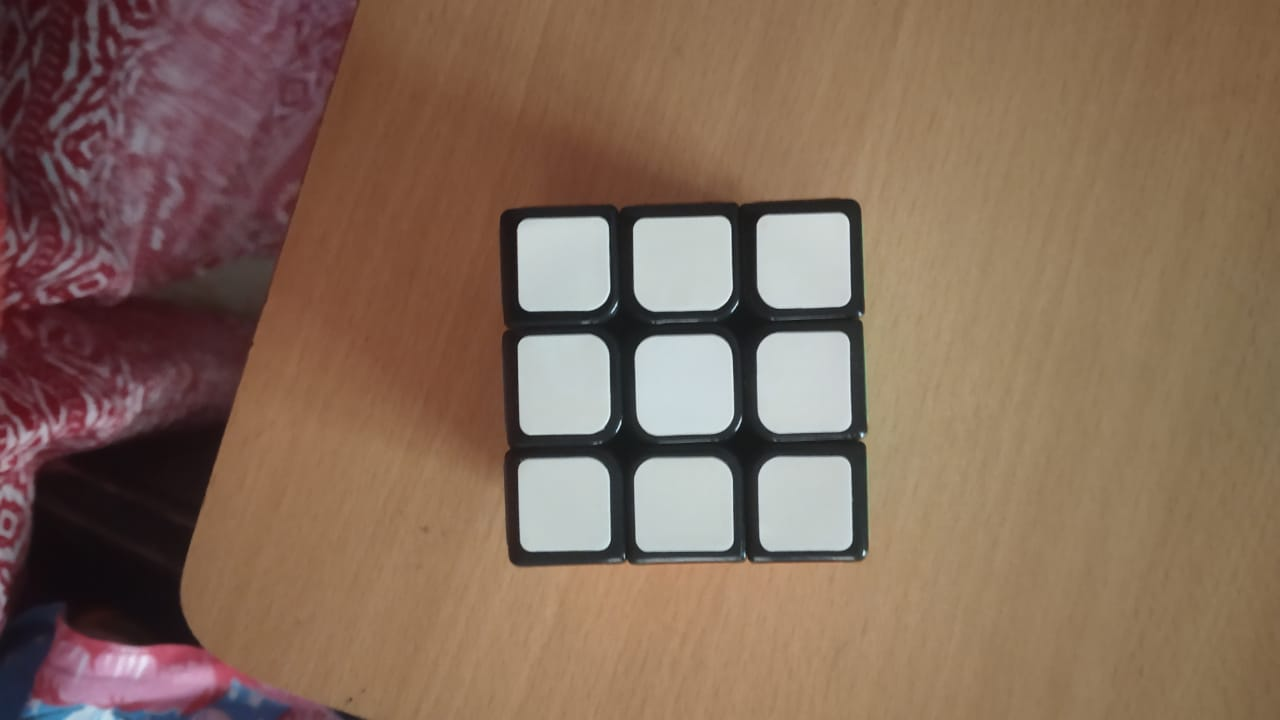
#> input picture images/image1.jpeg, 1280 x 720 px, found by its file name; the run also reads 2 pictures not shown here
$ jupyter execute --allow-errors cube_preprocess-v2.ipynb
#> lines starting #> are read from the running program, lines starting #| are printed output that depends on the picture; after the words box and inside, x2 and y2 are one past the last pixel; in counts of white or black regions, pixels touching at a corner belong together
[cell 1]
import cv2
import numpy as np
import matplotlib.pyplot as plt
import os

[cell 2]
#0:black 1:white 2:blue 3:red 4:orange 5:green 6:yellow
BLACK = (0,0,0)
WHITE = (255,255,255)
BLUE = (255,0,0)
RED = (0,0,255)
GREEN = (0,255,0)
YELLOW = (0,255,255)
ORANGE = (0,128,255)

[cell 3]
def imgshow(image):
    cv2.imshow("image",image)
    cv2.waitKey(0)
    cv2.destroyAllWindows()

def pltshow(image):
    image = cv2.cvtColor(image,cv2.COLOR_BGR2RGB)
    plt.imshow(image)

[cell 4]
def cropsquare(pts,image):
    temp = np.zeros((len(pts),2))
    for i in range(len(pts)):
        temp[i] = pts[i][0]
    pts = temp

    rect = np.zeros((4, 2), dtype = "float32")

    s = pts.sum(axis = 1)
    rect[0] = pts[np.argmin(s)]
    rect[2] = pts[np.argmax(s)]
    diff = np.diff(pts, axis = 1)
    rect[1] = pts[np.argmin(diff)]
    rect[3] = pts[np.argmax(diff)]

    tl,tr,br,bl = rect

    width1 = np.sqrt(((br[0]-bl[0])**2) + ((br[1]-bl[1])**2))
    width2 = np.sqrt(((tr[0]-tl[0])**2) + ((tr[1]-tl[1])**2))
    height1 = np.sqrt(((br[0]-tr[0])**2) + ((br[1]-tr[1])**2))
    height2 = np.sqrt(((bl[0]-tl[0])**2) + ((bl[1]-tl[1])**2))

    max_w = max(int(width1),int(width2))
    max_h = max(int(height1),int(height2))

    dst = np.array([[0, 0],[max_w - 1, 0],[max_w - 1, max_h - 1],[0, max_h - 1]], dtype = "float32")
    M = cv2.getPerspectiveTransform(rect, dst)

    cropped = cv2.warpPerspective(image, M, (max_w, max_h))
    return cv2.fastNlMeansDenoising(cropped,None,10,7,21)

[cell 5]
class cubepre():
    def __init__(self,imagelist):
        self.grid = [None,None,None,None,None,None]
        self.sq = [None,None,None,None,None,None]
        self.face = [None,None,None,None,None,None]
        self.edge = [None,None,None,None,None,None]
        self.img = imagelist
        height = 400
        scale = imagelist[0].shape[0]*(1/height)
        width = int(imagelist[0].shape[1]/scale)
        for k in range(len(imagelist)):
            self.img[k] = self.img[k].copy()
            self.sq_extract(self.img[k],k)
        self.get_faceval()

    def sq_extract(self,image,i):
        temp = image.copy()
        temp = cv2.cvtColor(temp,cv2.COLOR_BGR2HSV)
        temp = cv2.GaussianBlur(temp,(11,11),0)
        temp = cv2.Canny(temp,25,50)
        temp = cv2.GaussianBlur(temp,(5,5),0)
        temp = cv2.dilate(temp,np.ones([5,5]))
        contours,hierarchy = cv2.findContours(temp,cv2.RETR_EXTERNAL,cv2.CHAIN_APPROX_SIMPLE)
        areas = [cv2.contourArea(c) for c in contours]
        maxind = np.argmax(areas)
        cntmax = contours[maxind]
        sq_hull = cv2.convexHull(cntmax,True)
        epsilon = 0.1*cv2.arcLength(sq_hull,True)
        approx = cv2.approxPolyDP(sq_hull,epsilon,True)
        self.edge = cv2.drawContours(image.copy(),[approx],0,YELLOW)
        self.sq[i] = cropsquare(approx,self.img[i])

    def get_faceval(self):
        sqlist = self.sq.copy()
        pixel_b = np.zeros([3,3])
        pixel_g = np.zeros([3,3])
        pixel_r = np.zeros([3,3])
        size = 150
        start = int(size/6)
        step = int(size/3)
        for k in range(len(sqlist)):
            temp = cv2.resize(sqlist[k],(150,150))
            temp_blur = cv2.blur(temp,(3,3))

            for i in range(3):
                for j in range(3):
                    pixel_b[i,j],pixel_g[i,j],pixel_r[i,j] = temp_blur[start+(i*step),start+(j*step)]

            matrix = self.colormap([pixel_b,pixel_g,pixel_r])
            self.update(matrix,k)

    def update(self,mat,k):
        self.grid[k] = mat
        self.face[k] = np.zeros((3,3,3),np.uint8)
        for i in range(3):
            for j in range(3):
                if mat[i,j] == 1:
                    self.face[k][i,j] = WHITE
                elif mat[i,j] == 2:
                    self.face[k][i,j] = BLUE
                elif mat[i,j] == 3:
                    self.face[k][i,j] = RED
                elif mat[i,j] == 4:
                    self.face[k][i,j] = ORANGE
                elif mat[i,j] == 5:
                    self.face[k][i,j] = GREEN
                elif mat[i,j] == 6:
                    self.face[k][i,j] = YELLOW
                else:
                    pass

    def colormap(self,colors):
        mat = np.zeros([3,3])
        B,G,R = colors
        col = [BLACK,WHITE,BLUE,RED,ORANGE,GREEN,YELLOW]
        vals = [0,1,2,3,4,5,6]
        dist = np.zeros([len(col),1])
        for i in range(3):
            for j in range(3):
                for m in range(len(col)):
                    c = col[m]
                    dist[m] = abs(B[i][j]-c[0]) + abs(G[i][j]-c[1]) + abs(R[i][j]-c[2])
                ind = np.argmin(dist)
                mat[i][j] = vals[ind]
        return mat

[cell 6]
face0 = cv2.imread("/images/image1.jpeg",1)
#> face0 is the input picture: shape (720, 1280, 3); mean B, G, R 88.9, 106.3, 132.1
face1 = cv2.imread("/images/image2.jpeg",1)
face2 = cv2.imread("/images/image3.jpeg",1)
face3 = cv2.imread("/images/image4.jpeg",1)
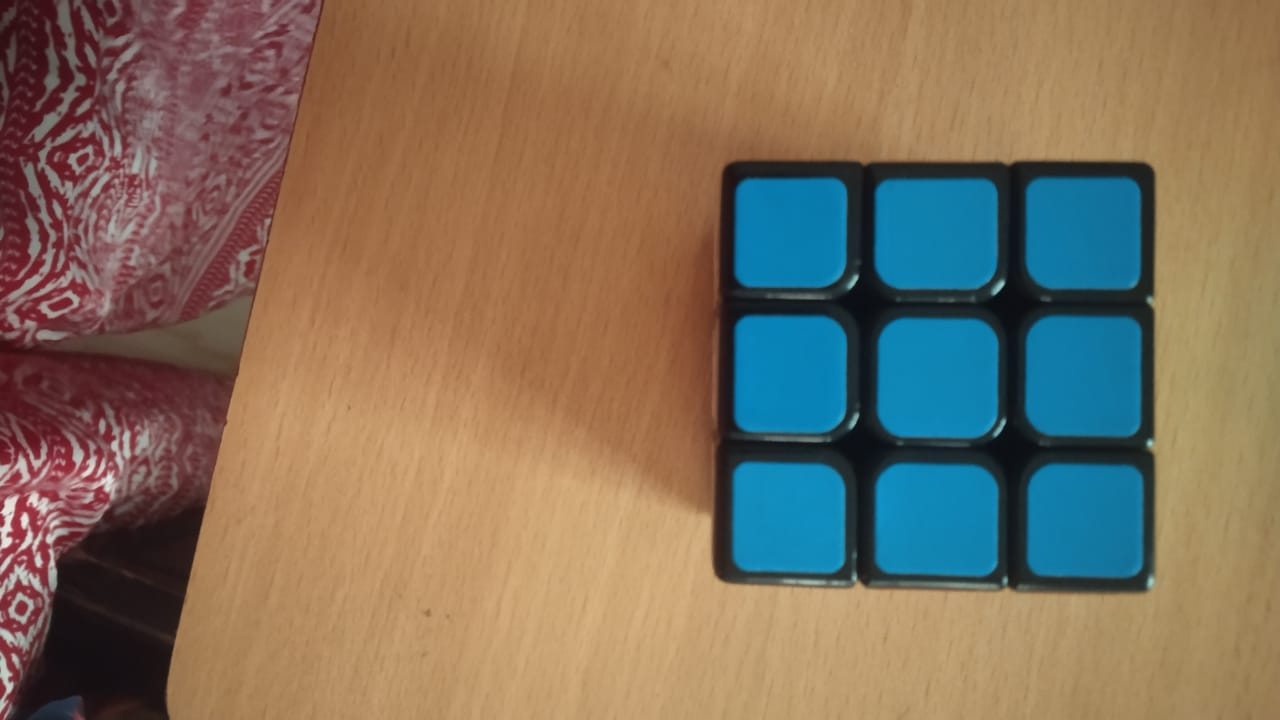
#> input picture images/image4.jpeg, 1280 x 720 px, found by its file name
#> face3 is the input picture: shape (720, 1280, 3); mean B, G, R 92.9, 112.3, 129.1
face4 = cv2.imread("/images/image5.jpeg",1)
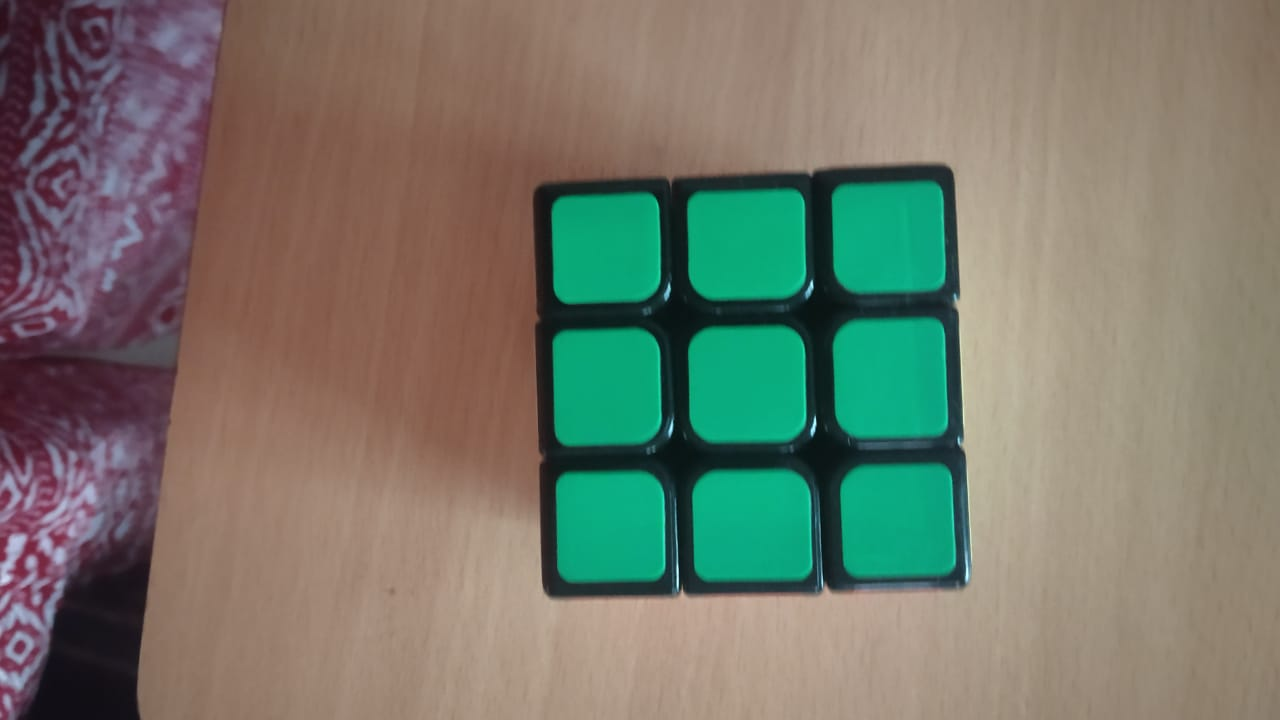
#> input picture images/image5.jpeg, 1280 x 720 px, found by its file name
#> face4 is the input picture: shape (720, 1280, 3); mean B, G, R 105.9, 119.9, 117.9
face5 = cv2.imread("/images/image6.jpeg",1)
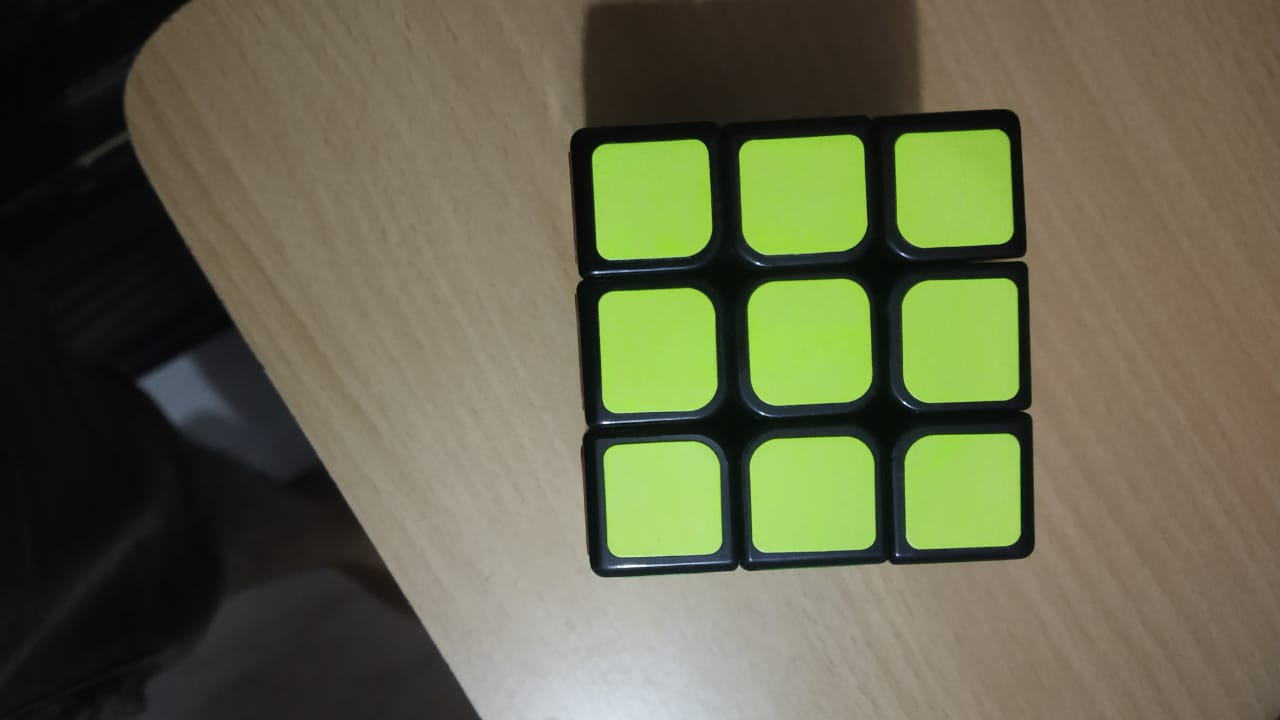
#> input picture images/image6.jpeg, 1280 x 720 px, found by its file name
#> face5 is the input picture: shape (720, 1280, 3); mean B, G, R 75.8, 101.9, 101.4
cube = cubepre([face0,face1,face2,face3,face4,face5])
#> in __init__, `self.img = imagelist`: self.img = 6 items
#> the loop in __init__, `for k in range(len(imagelist)):` made 6 passes
#> (maxind in sq_extract, epsilon in sq_extract) on passes 1 to 3: (8, 145.5), (9, 162.5), (6, 192.6)
#> (areas in sq_extract, maxind in sq_extract, epsilon in sq_extract) on passes 4 to 5: ([237, 195613.5, 167632], 1, 174.1), ([243, 263.5, 185563.5, 103012], 2, 170.1)
#> pass 1, in sq_extract, `temp = cv2.Canny(temp,25,50)`:
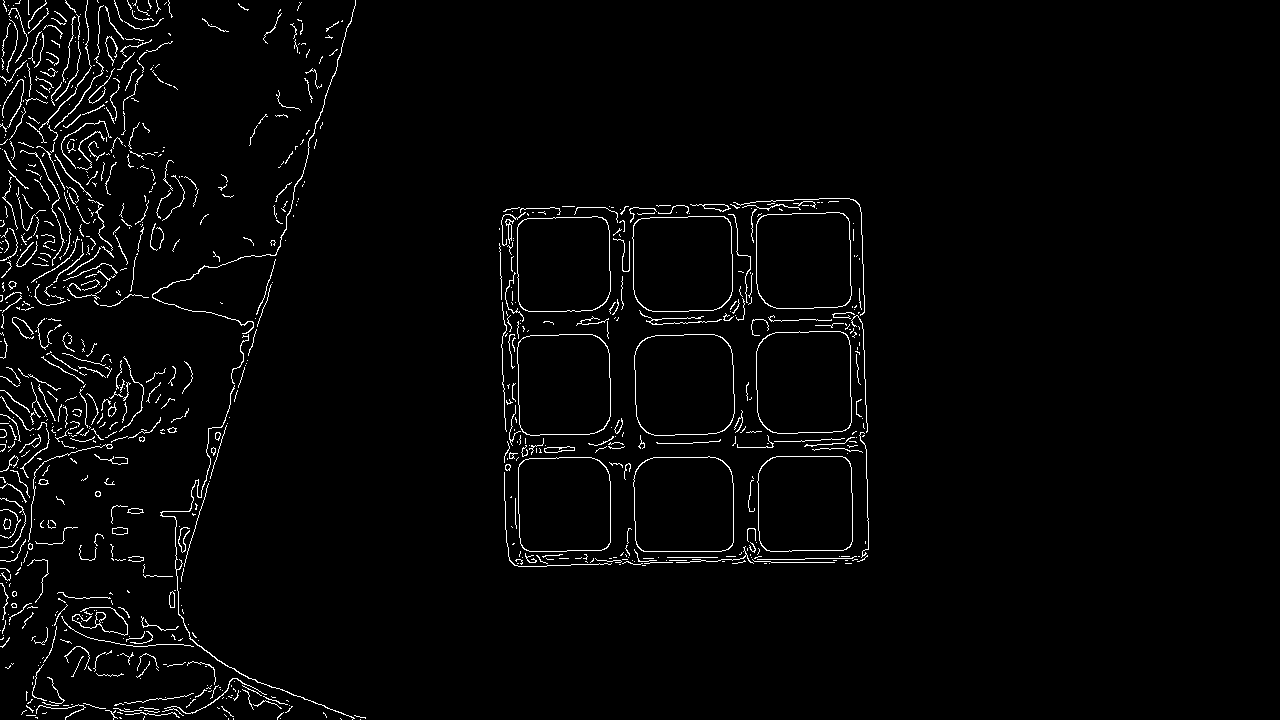
#> temp: shape (720, 1280); 2.4% white in thin lines or dots, all inside (x1, y1, x2, y2) = (0, 0, 869, 720)
#> the loop in get_faceval, `for k in range(len(sqlist)):` made 6 passes
#> (B in colormap, G in colormap, R in colormap) on passes 1 to 3: ([[205, 204, 208], [206, 220, 211], [201, 205, 201]], [[204, 206, 209], [205, 216, 212], [202, 208, 202]], [[194, 197, 200], [195, 204, 203], [192, 198, 194]]), ([[40, 57, 53], [44, 63, 61], [67, 66, 65]], [[31, 47, 45], [36, 54, 51], [57, 56, 54]], [[152, 154, 145], [161, 162, 152], [171, 163, 150]]), ([[122, 107, 121], [118, 112, 118], [126, 123, 120]], [[120, 105, 115], [113, 108, 112], [121, 117, 114]], [[231, 226, 225], [228, 227, 225], [230, 230, 225]])
#> after the loop in get_faceval, `for k in range(len(sqlist)):`: pixel_b = [[20, 72, 77], [79, 86, 84], [116, 104, 96]]; pixel_g = [[27, 203, 199], [212, 211, 205], [222, 215, 208]]; pixel_r = [[32, 155, 155], [160, 161, 159], [177, 168, 164]]

[cell 7]
pltshow(cube.face[5])
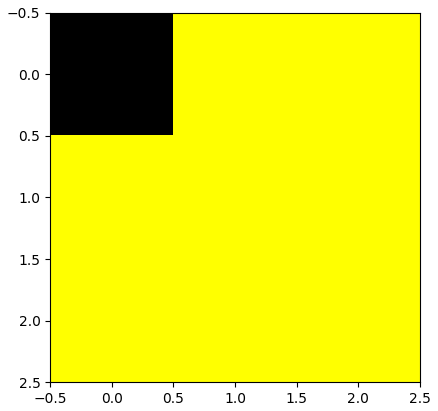
#> figure drawn by matplotlib, 1 panel
